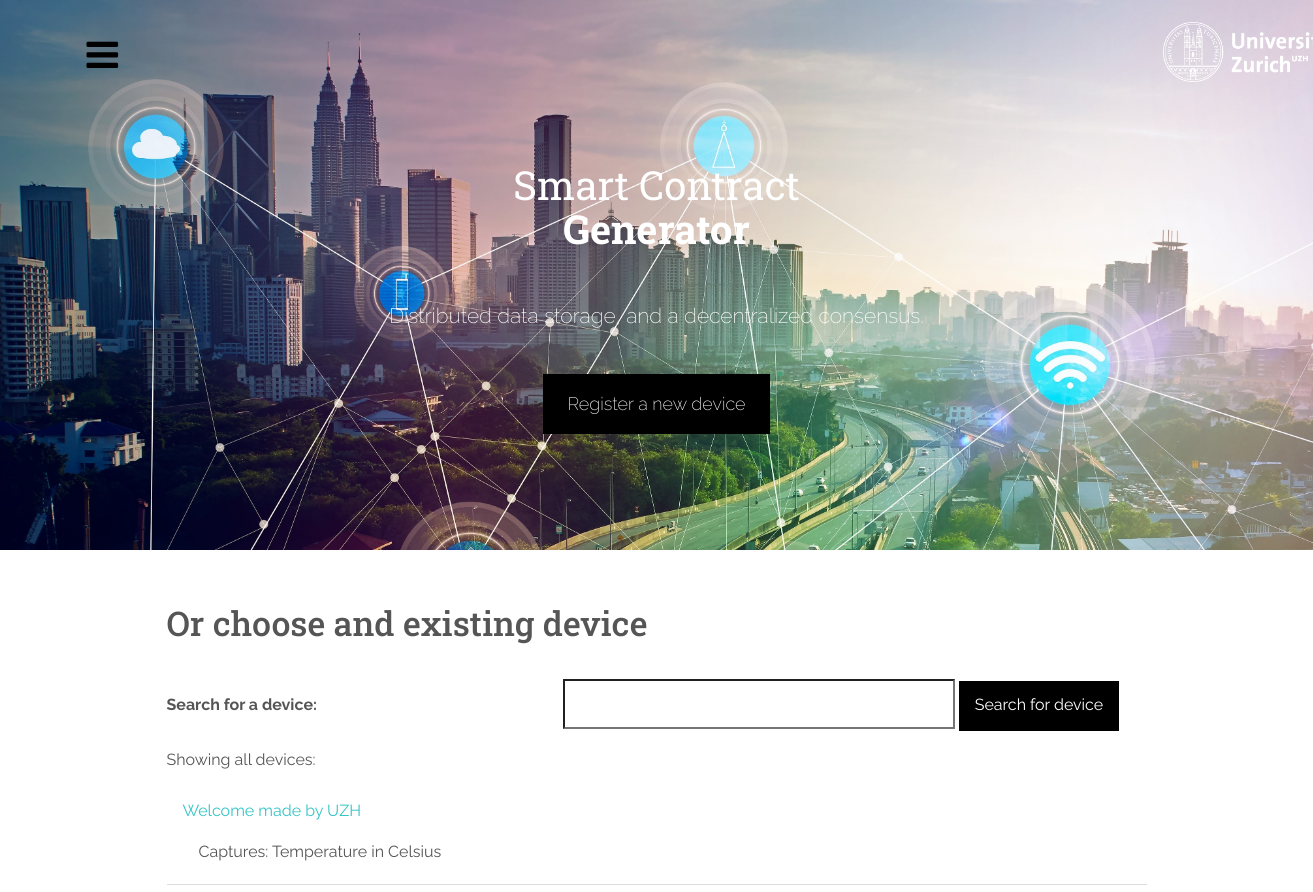
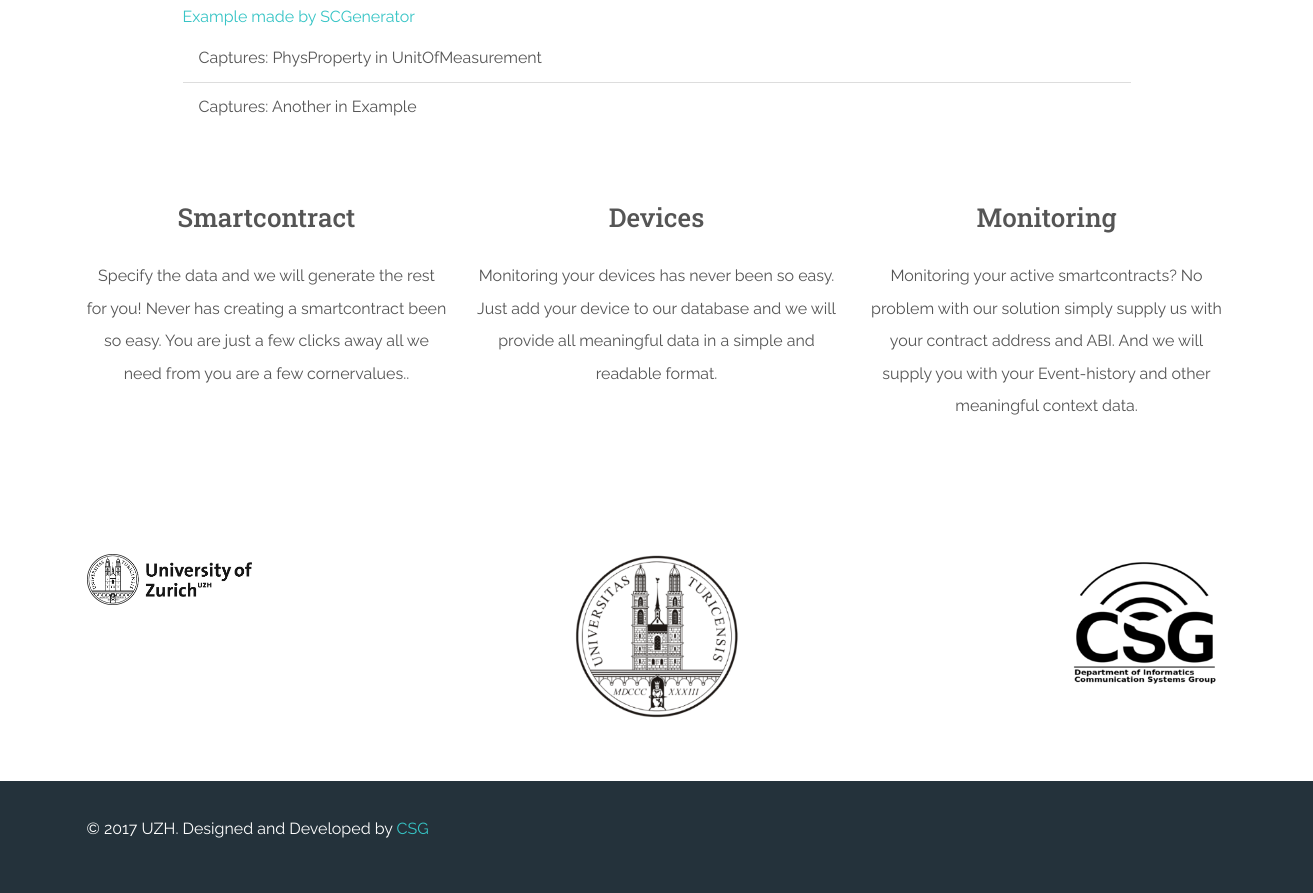
The page /smartGenerator/ on the database its author committed (2 pictures, top to bottom).
### smartpollution/models.py (models this page shows, shortened)
class Device(models.Model):
    device_name=models.CharField(max_length=200)
    manufacturing_company=models.CharField(max_length=200)
    metrics=models.ManyToManyField(Metric)

class Metric(models.Model):
    physical_property=models.CharField(max_length=200)
    unit_of_measurement=models.CharField(max_length=200)

### smartpollution/views.py (the view)
def index_view(request):
    try:
        arguments = {}
        arguments['device_list'] = Device.objects.all()
        return render(request, 'smartpollution/index.html', arguments)
    except:
        return return_problem_page(request)

### smartpollution/templates/smartpollution/index.html (shortened to what this page needs)
<!DOCTYPE html>
<html lang="en">
<head>
    {% load static %}
    <link rel="stylesheet" href="{% static 'smartpollution/w3.css' %}">
    <link href="{% static 'bootstrap/css/theme.css' %}" rel="stylesheet">
    <link href="{% static 'smartpollution/style.css' %}" rel="stylesheet">
    <link rel="stylesheet" href="https://cdnjs.cloudflare.com/ajax/libs/typicons/2.0.8/typicons.min.css">
    <link rel="stylesheet" href="https://maxcdn.bootstrapcdn.com/font-awesome/4.7.0/css/font-awesome.min.css">
    <link rel="stylesheet" href="{% static 'assets/css/pushy.css' %}">
    <link rel="stylesheet" href="{% static 'assets/css/masonry.css' %}">
    <link rel="stylesheet" href="{% static 'assets/css/animate.css' %}">
    <link rel="stylesheet" href="{% static 'assets/css/magnific-popup.css' %}">
    <link rel="stylesheet" href="{% static 'assets/css/odometer-theme-default.css' %}">
</head>
<body class="">
<header id="home">
    <div class="container-fluid">
        <div class="container">
            <div class="row">
                <div class="col-md-3 col-xs-10">
                    <div class="menu-btn"><span class="hamburger"><i class="fa fa-bars"></i></span></div>
                </div>
                <div class="col-md-1 col-md-offset-8 col-xs-2 text-center"><a href="http://www.uzh.ch"
                                                                              class="thumbnail logo"> <img
                        src="{% static 'images/uzh_logo_long.png' %}" alt="" class="img-responsive"> </a></div>
            </div>
            <div class="jumbotron">
                <h1>
                    <small>Smart Contract</small>
                    <strong>Generator</strong></h1>
                <p>Distributed data storage, and a decentralized consensus.</p>
                <p>
                    <a href="{% url 'smartpollution:register_device' %}" button
                       class="w3-button w3-black w3-padding-large w3-large w3-margin-top">Register a new device</a>
                </p>
            </div>
        </div>
    </div>
</header>
<section id="feat">
    <div class="container">
        <div class="w3-content">
            <br class="w3-twothird">
            <h3>Or choose and existing device</h3>
            <form action="{% url 'smartpollution:device_search' %}" method="post">
                <label for="deviceSearch">Search for a device:</label>
                <input type="search" name="deviceSearch" value="">
                <input type="submit" button value="Search for device"
                       class="w3-button w3-black">
            </form>
            {% if device_found %}
                <ul class="w3-ul">
                    {% for device in device_found %}
                        <li>
                            <a href="{% url 'smartpollution:detail' device.id %}">{{ device.device_name }} made
                                by {{ device.manufacturing_company }}</a>
                            <ul class="w3-ul">
                                {% for met in device.metrics.all %}
                                    <li>Captures: {{ met.physical_property }} in {{ met.unit_of_measurement }}</li>
                                {% endfor %}
                            </ul>
                        </li>
                    {% endfor %}
                </ul>
            {% else %}
                <p>Showing all devices:</p>
                {% if device_list %}
                    <ul class="w3-ul">
                        {% for device in device_list %}
                            <li>
                                <a href="{% url 'smartpollution:detail' device.id %}">{{ device.device_name }} made
                                    by {{ device.manufacturing_company }}</a>
                                <ul class="w3-ul">
                                    {% for met in device.metrics.all %}
                                        <li>Captures: {{ met.physical_property }}
                                            in {{ met.unit_of_measurement }}
                                        </li>
                                    {% endfor %}
                                </ul>
                            </li>
                        {% endfor %}
                    </ul>
                {% else %}
                    <p>No devices are available.</p>
                {% endif %}
            {% endif %}
        </div>
    </div>
</section>
<section id="feat">
    <div class="container">
        <div class="row features">
            <div class="col-md-4 text-center wow fadeInUp" data-wow-delay="100ms">
                <h4>Smartcontract</h4>
                <p>Specify the data and we will generate the rest for you! Never has creating a smartcontract been so
                    easy. You are just a few clicks away all we need from you are a few cornervalues..</p>
            </div>
            <div class="col-md-4 text-center wow fadeInUp" data-wow-delay="300ms">
                <h4>Devices</h4>
                <p>Monitoring your devices has never been so easy. Just add your device to our database and we will
                    provide all meaningful data in a simple and readable format.</p>
            </div>
            <div class="col-md-4 text-center wow fadeInUp" data-wow-delay="500ms">
                <h4>Monitoring</h4>
                <p>Monitoring your active smartcontracts? No problem with our solution simply supply us with your
                    contract address and ABI. And we will supply you with your Event-history and other meaningful
                    context data.</p>
            </div>
        </div>
    </div>
</section>
<section class="clients wow fadeInUp" data-wow-delay="300ms">
    <div class="container">
        <div class="row">
            <div class="col-md-2"><img src="{% static 'images/uzh_logo_long_black.png' %}" class="img-responsive"/>
            </div>
            <div class="col-md-2 col-md-offset-3"><img src="{% static 'images/logoUZH.png' %}" class="img-responsive"/>
            </div>
            <div class="col-md-2 col-md-offset-3"><img src="{% static 'images/logo-csg.png' %}" class="img-responsive"/>
            </div>
        </div>
    </div>
</section>
<footer>
    <div class="container">
        <div class="row">
            <div class="col-md-8">
                <p>© 2017 UZH. Designed and Developed by <a target="_blank"
                                                            href="https://github.com/Communication-Systems-Group/">CSG</a>
                </p>
            </div>
            <div class="col-md-4">
                <p class="text-right social">
                </p>
            </div>
        </div>
    </div>
</footer>
</body>
</html>

### smartpollution/static/smartpollution/w3.css (style rules this page uses)
html { box-sizing:border-box }
*,*:before,*:after { box-sizing:inherit }
html { -ms-text-size-adjust:100%;-webkit-text-size-adjust:100% }
body { margin:0 }
article,aside,details,figcaption,figure,footer,header,main,menu,nav,section,summary { display:block }
a { background-color:transparent;-webkit-text-decoration-skip:objects }
small { font-size:80% }
img { border-style:none }
button,input,select,textarea { font:inherit;margin:0 }
button,input { overflow:visible }
button,html [type=button],[type=reset],[type=submit] { -webkit-appearance:button }
[type=search] { -webkit-appearance:textfield;outline-offset:-2px }
html,body { font-family:Verdana,sans-serif;font-size:15px;line-height:1.5 }
html { overflow-x:hidden }
h1,h2,h3,h4,h5,h6,.w3-slim,.w3-wide { font-family:"Segoe UI",Arial,sans-serif }
h1 { font-size:36px }
h3 { font-size:24px }
h4 { font-size:20px }
h1,h2,h3,h4,h5,h6 { font-weight:400;margin:10px 0 }
img { margin-bottom:-5px }
a { color:inherit }
.w3-btn,.w3-btn-block,.w3-button { border:none;display:inline-block;outline:0;padding:6px 16px;vertical-align:middle;overflow:hidden;text-decoration:none!important;color:#fff;background-color:#000;text-align:center;cursor:pointer;white-space:nowrap }
.w3-button { color:#000;background-color:#f1f1f1;padding:8px 16px }
.w3-btn,.w3-btn-floating,.w3-btn-floating-large,.w3-closenav,.w3-opennav,.w3-btn-block,.w3-button { -webkit-touch-callout:none;-webkit-user-select:none;-khtml-user-select:none;-moz-user-select:none;-ms-user-select:none;user-select:none }
ul.w3-ul { list-style-type:none;padding:0;margin:0 }
ul.w3-ul li { padding:8px 16px;border-bottom:1px solid #ddd }
ul.w3-ul li:last-child { border-bottom:none }
.w3-content { max-width:980px;margin:auto }
.w3-large { font-size:18px!important }
.w3-margin-top { margin-top:16px!important }
.w3-padding-large { padding:12px 24px!important }
.w3-black,.w3-hover-black:hover { color:#fff!important;background-color:#000!important }

### smartpollution/static/smartpollution/style.css (style rules this page uses)
label { width: 40%; height: 50px; vertical-align: center; }
input { height: 50px; }
input[type=submit] { width: auto; position: relative; }
input[type=search] { width: 40%; }
h1, h2, h3, h4, h5, h6 { font-family: 'Roboto Slab', serif; }
h1, h2, h3, h4, h5, h6 { margin-bottom: 1.1em; text-overflow: ellipsis; }
.features, .blog, .gallery, .clients, .prefooter .container-fluid { padding-top: 3.3em; padding-bottom: 4.2em; }
header .container-fluid { background-image: url(../images/IOTbetterRes.jpg); background-repeat: no-repeat; background-size: cover; height: 550px; padding-top: 18px; }
.hamburger { font-size: 2.3em; color: #000; }
.logo { background: none; border: 0px; height: 50px; width: 200px; }
.jumbotron { background: none; text-align: center; }
.jumbotron h1, .jumbotron h2, .jumbotron h3, .jumbotron h4, .jumbotron h5, .jumbotron h6, .jumbotron small { color: #FFFFFF; font-size: 40px; }
.jumbotron p { color: #FFFFFF; margin-bottom: 2%; }
footer { background-color: rgba(36, 50, 59, 1); padding-top: 2em; padding-bottom: 1.2em; }
footer h1, footer h2, footer h3, footer h4, footer h5, footer h6, footer p { color: #FFFFFF; }
.social { padding-top: 50px; }

### smartpollution/static/assets/css/masonry.css (style rules this page uses)
* { -webkit-box-sizing: border-box; -moz-box-sizing: border-box; box-sizing: border-box; }

### rows shown on the page
Device: device_name "Welcome", manufacturing_company "UZH"
Metric: physical_property "Temperature", unit_of_measurement "Celsius"
Device: device_name "Example", manufacturing_company "SCGenerator"
Metric: physical_property "PhysProperty", unit_of_measurement "UnitOfMeasurement"
Metric: physical_property "Another", unit_of_measurement "Example"
